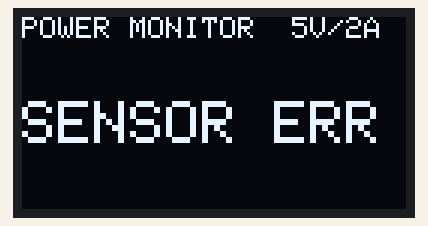
A sketch run on a simulated ESP32. Parts: 128×64 one-colour display. What the sketch prints to the serial monitor is not drawn.

Above: at 0.1 s.

The sketch:

sketch.ino
```cpp
// ============================================================================
//  power_node.ino - ESP32 Smart Power-Monitoring Node (Arduino core + FreeRTOS)
//
//  Libraries : Adafruit GFX Library, Adafruit SSD1306   (INA219 driver is local)
//  Tasks     : sensorTask  prio 3, every 100 ms -> reads INA219
//              displayTask prio 2, every 500 ms -> redraws SSD1306
//  Sync      : g_sampleQueue (len 1, overwrite) = "latest value" mailbox
//              g_i2cMutex                       = serialises the shared I2C bus
// ============================================================================
#include <Arduino.h>
#include <Wire.h>
#include "freertos/FreeRTOS.h"
#include "freertos/task.h"
#include "freertos/queue.h"
#include "freertos/semphr.h"
#include <Adafruit_GFX.h>
#include <Adafruit_SSD1306.h>

#include "config.h"
#include "Ina219.h"

// clkAfter = 400 kHz: Adafruit's default (100 kHz) would silently slow the bus
// for the INA219 after every OLED transfer.
static Adafruit_SSD1306 oled(OLED_W, OLED_H, &Wire, PIN_OLED_RST, 400000UL, 400000UL);
static Ina219           ina;

static SemaphoreHandle_t g_i2cMutex    = nullptr;
static QueueHandle_t     g_sampleQueue = nullptr;

// ------------------------------------------------------------ helpers -------
// RAII wrapper: guarantees the mutex is released on every exit path.
class I2cLock {
public:
  explicit I2cLock(TickType_t timeout)
      : _ok(xSemaphoreTake(g_i2cMutex, timeout) == pdTRUE) {}
  ~I2cLock() { if (_ok) xSemaphoreGive(g_i2cMutex); }
  I2cLock(const I2cLock &)            = delete;
  I2cLock &operator=(const I2cLock &) = delete;
  bool ok() const { return _ok; }
private:
  bool _ok;
};

// GNU attribute, not [[noreturn]]: Arduino auto-prototypes .ino functions, and C++ requires [[noreturn]] on the first declaration.
__attribute__((noreturn)) static void fatal(const char *msg) {
  Serial.printf("FATAL: %s\n", msg);
  for (;;) delay(1000);
}

// ------------------------------------------------------ Task 1: sensor ------
static void sensorTask(void *) {
  const TickType_t period   = pdMS_TO_TICKS(SAMPLE_PERIOD_MS);
  TickType_t       lastWake = xTaskGetTickCount();

  for (;;) {
    PowerSample s;
    {
      I2cLock lock(pdMS_TO_TICKS(I2C_MUTEX_TIMEOUT_MS));
      s.valid = lock.ok() && ina.read(s);
    }
    s.timestamp_ms = millis();

    // Length-1 queue + overwrite: never blocks, consumer always sees the newest sample.
    xQueueOverwrite(g_sampleQueue, &s);

    vTaskDelayUntil(&lastWake, period);   // fixed-rate, no drift
  }
}

// ----------------------------------------------------- Task 2: display ------
// Draws into the SSD1306 RAM buffer only - no I2C traffic, so no mutex needed.
static void renderFrame(const PowerSample &s, bool fresh) {
  oled.clearDisplay();
  oled.setTextColor(SSD1306_WHITE);
  oled.setTextSize(1);
  oled.setCursor(0, 0);
  oled.print(F("POWER MONITOR  5V/2A"));

  oled.setTextSize(2);
  if (!fresh) {
    oled.setCursor(0, 28);
    oled.print(F("SENSOR ERR"));
    return;
  }
  char buf[20];
  snprintf(buf, sizeof buf, "%5.2f V", s.bus_V);               oled.setCursor(0, 12); oled.print(buf);
  snprintf(buf, sizeof buf, "%5.3f A", s.current_mA / 1000.f); oled.setCursor(0, 30); oled.print(buf);
  snprintf(buf, sizeof buf, "%5.2f W", s.power_mW   / 1000.f); oled.setCursor(0, 48); oled.print(buf);
}

static void displayTask(void *) {
  const TickType_t period   = pdMS_TO_TICKS(DISPLAY_PERIOD_MS);
  TickType_t       lastWake = xTaskGetTickCount();

  for (;;) {
    PowerSample s;
    // Peek (not Receive): leaves the sample in the mailbox, never blocks.
    const bool have  = (xQueuePeek(g_sampleQueue, &s, 0) == pdTRUE);
    const bool fresh = have && s.valid &&
                       (millis() - s.timestamp_ms) <= 3 * SAMPLE_PERIOD_MS;

    renderFrame(s, fresh);                 // CPU-only, outside the lock

    {                                      // the ~1 KB frame flush is the only I2C use
      I2cLock lock(pdMS_TO_TICKS(I2C_MUTEX_TIMEOUT_MS));
      if (lock.ok()) oled.display();
    }

    if (fresh)
      Serial.printf("%lu,%.3f,%.2f,%.1f,%.1f\n", (unsigned long)s.timestamp_ms,
                    s.bus_V, s.shunt_mV, s.current_mA, s.power_mW);

    vTaskDelayUntil(&lastWake, period);
  }
}

// ---------------------------------------------------------------- setup -----
void setup() {
  Serial.begin(115200);
  Wire.begin(PIN_I2C_SDA, PIN_I2C_SCL);
  Wire.setClock(I2C_FREQ_HZ);

  g_i2cMutex    = xSemaphoreCreateMutex();                // mutex => priority inheritance
  g_sampleQueue = xQueueCreate(1, sizeof(PowerSample));
  if (!g_i2cMutex || !g_sampleQueue) fatal("RTOS object allocation failed");

  // Hardware bring-up happens BEFORE tasks exist, so no locking needed yet.
  if (!ina.begin())                                   fatal("INA219 not responding @0x40");
  if (!oled.begin(SSD1306_SWITCHCAPVCC, OLED_ADDR))   fatal("SSD1306 not responding @0x3C");
  oled.clearDisplay();
  oled.display();

  if (xTaskCreatePinnedToCore(sensorTask,  "sensor",  STACK_SENSOR,  nullptr,
                              PRIO_SENSOR,  nullptr, TASK_CORE) != pdPASS) fatal("sensor task");
  if (xTaskCreatePinnedToCore(displayTask, "display", STACK_DISPLAY, nullptr,
                              PRIO_DISPLAY, nullptr, TASK_CORE) != pdPASS) fatal("display task");

  Serial.println("ms,bus_V,shunt_mV,current_mA,power_mW");
}

void loop() {
  vTaskDelete(nullptr);   // Arduino's loopTask is not needed; free its stack
}
```

config.h
```cpp
#pragma once
// ============================================================================
//  config.h  -  every tunable constant for the Smart Power-Monitoring Node
// ============================================================================
#include <Arduino.h>

// ---------------------------------------------------------------- Pin map ---
constexpr int      PIN_I2C_SDA  = 21;       // ESP32 default I2C0 SDA
constexpr int      PIN_I2C_SCL  = 22;       // ESP32 default I2C0 SCL
constexpr int      PIN_OLED_RST = -1;       // -1 = module has no / internal reset
constexpr uint32_t I2C_FREQ_HZ  = 400000;   // Fast-mode (needs ~2.2k-3.3k pull-ups)

// ---------------------------------------------------------- I2C addresses ---
constexpr uint8_t  INA219_ADDR  = 0x40;     // A0 = A1 = GND
constexpr uint8_t  OLED_ADDR    = 0x3C;     // SSD1306, SA0 = GND

// -------------------------------------------------------------- OLED -------
constexpr int      OLED_W       = 128;
constexpr int      OLED_H       = 64;

// ------------------------------------------------- INA219 analog front-end --
// Shunt: 0.05 ohm / PGA /4 (+-160 mV) -> 3.2 A full scale, 100 mV @ 2 A.
// Using a stock breakout with its 0.1 ohm shunt?  Set SHUNT_OHMS = 0.1 and
// INA219_PGA = 0b11 (+-320 mV).  Everything else recomputes automatically.
constexpr double   SHUNT_OHMS    = 0.05;
constexpr double   CURRENT_LSB_A = 0.0001;  // 100 uA/bit  (>= Imax / 2^15 = 61 uA)
constexpr uint8_t  INA219_PGA    = 0b10;    // 00:+-40mV 01:+-80mV 10:+-160mV 11:+-320mV
// Shunt full scale = 40 mV * 2^PGA = 4000 * 2^PGA raw counts (10 uV/LSB).
// With CAL = 8192 the OVF bit never fires, so a clipped SHUNT register is the only over-range signal.
constexpr int32_t INA219_SHUNT_FS_RAW  = 4000 * (1 << INA219_PGA);   // 16000 = 160.00 mV at PGA /4
constexpr int32_t INA219_SHUNT_SAT_RAW = INA219_SHUNT_FS_RAW - 10;    // 15990 = 159.90 mV -> treat as saturated
constexpr uint8_t  INA219_BRNG   = 0;       // 0 = 16 V bus range, 1 = 32 V
// ADC mode: 0b0011 = 12-bit single (532 us) ... 0b1110 = 64 samples (34 ms)
// 64 samples x 2 channels = ~68 ms  <  100 ms sample period
constexpr uint8_t  INA219_ADC_MODE = 0b1110;

// Datasheet eq.: Cal = trunc(0.04096 / (Current_LSB * R_shunt)); +0.5 guards FP round-off
constexpr uint16_t INA219_CAL = static_cast<uint16_t>(0.04096 / (CURRENT_LSB_A * SHUNT_OHMS) + 0.5);
static_assert(INA219_CAL > 0, "INA219 calibration underflow - check SHUNT_OHMS / CURRENT_LSB_A");

constexpr float    CURRENT_LSB_MA = static_cast<float>(CURRENT_LSB_A * 1000.0);
constexpr float    POWER_LSB_MW   = 20.0f * CURRENT_LSB_MA;   // fixed 20x by silicon

// ------------------------------------------------------------- RTOS ---------
constexpr uint32_t   SAMPLE_PERIOD_MS    = 100;   // Task 1
constexpr uint32_t   DISPLAY_PERIOD_MS   = 500;   // Task 2
constexpr uint32_t   I2C_MUTEX_TIMEOUT_MS = 50;   // > one OLED frame flush (~25-30 ms @400k)

constexpr UBaseType_t PRIO_SENSOR   = 3;          // higher: must not miss its 100 ms slot
constexpr UBaseType_t PRIO_DISPLAY  = 2;          // lower : cosmetic
constexpr uint32_t    STACK_SENSOR  = 3072;       // bytes
constexpr uint32_t    STACK_DISPLAY = 4096;       // bytes (snprintf + GFX)
constexpr BaseType_t  TASK_CORE     = 1;          // same core => priorities actually matter
```
